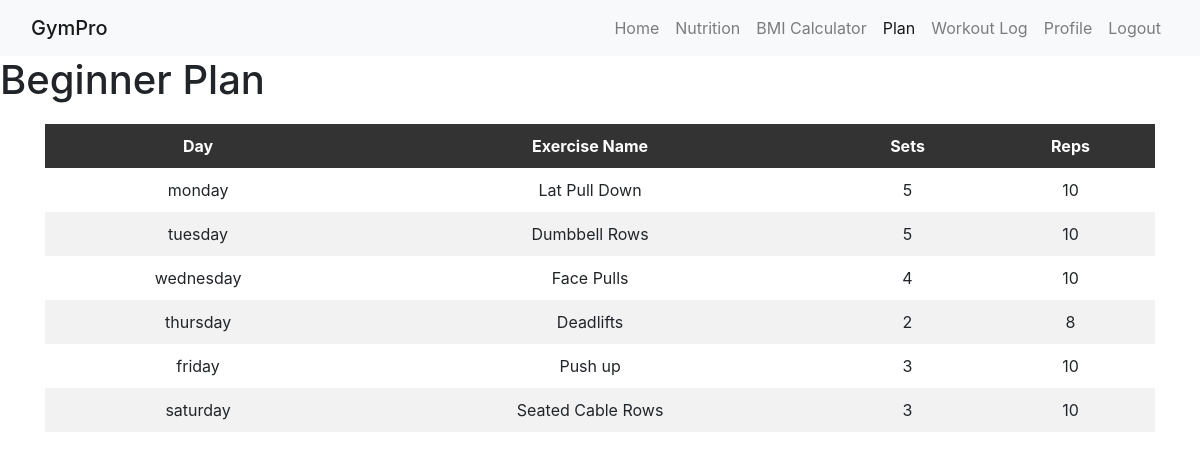
Screenshot of /beginner (signed in) with the database file from the repository.
### app.py (models this page shows)
class WorkoutPlan(db.Model):
    __table_args__ = (
        db.PrimaryKeyConstraint('day', 'goal', 'area'),
    )
    id = db.Column(db.Integer, autoincrement=True)
    day = db.Column(db.String(10), nullable=False)
    exercise_name = db.Column(db.String(100), nullable=False)
    sets = db.Column(db.Integer, nullable=False)
    reps = db.Column(db.Integer, nullable=False)
    level = db.Column(db.String(50), nullable=False)
    goal = db.Column(db.String(50), nullable=False)
    area = db.Column(db.String(50), nullable=False)
    info = db.Column(db.String(500), nullable=False)

### app.py (the view)
@app.route('/beginner')
def beginner_plan():
    user_id = session['user_id']  # Assuming you have a session for user authentication
    user = User.query.filter_by(id=user_id).first()
    user_goal = user.fitness_goal
    user_area = user.focus_area
    workout_plan = WorkoutPlan.query.filter_by(level='beginner', goal=user_goal, area=user_area).all()
    if workout_plan:
        days_order = ['Monday', 'Tuesday', 'Wednesday', 'Thursday', 'Friday', 'Saturday']
        exercise_lengths = {}
        for day in days_order:
            exercise_lengths[day] = len([exercise for exercise in workout_plan if exercise.day == day])
        return render_template('beginner_plan.html', workout_plan=workout_plan, exercise_lengths=exercise_lengths)
    else:
        return redirect(url_for('dashboard'))

### Templates/beginner_plan.html (shortened to what this page needs)
<!DOCTYPE html>
<html lang="en">
<head>
    <link rel="stylesheet" href="https://stackpath.bootstrapcdn.com/bootstrap/4.5.2/css/bootstrap.min.css">
</head>
<body>
    <nav class="navbar sticky-top navbar-expand-lg navbar-light bg-light">
        <div class="container-fluid">
            <span class="navbar-brand mb-0 h1">GymPro</span>
            <div class="collapse navbar-collapse" id="navbarSupportedContent">
                <ul class="navbar-nav ml-auto">
                    <li class="nav-item">
                        <a class="nav-link" href="{{ url_for('dashboard') }}">Home</a>
                    </li>
                    <li class="nav-item">
                        <a class="nav-link" href="{{ url_for('nutrition') }}">Nutrition</a>
                    </li>
                    <li class="nav-item">
                        <a class="nav-link" href="{{ url_for('bmi') }}">BMI Calculator</a>
                    </li>
                    <li class="nav-item active">
                        <a class="nav-link" href="{{ url_for('plan') }}">Plan</a>
                    </li>
                    <li class="nav-item">
                        <a class="nav-link" href="{{ url_for('workout_log') }}">Workout Log</a>
                    </li>
                    <li class="nav-item">
                        <a class="nav-link" href="{{ url_for('profile') }}">Profile</a>
                    </li>
                    <li class="nav-item">
                        <a class="nav-link" href="{{ url_for('logout') }}">Logout</a>
                    </li>
                </ul>
            </div>
        </div>
    </nav>
    <h1> Beginner Plan </h1>
    <div class="container">
        <table>
            <thead>
                <tr>
                    <th class="header-highlight">Day</th>
                    <th class="header-highlight">Exercise Name</th>
                    <th class="header-highlight">Sets</th>
                    <th class="header-highlight">Reps</th>
                </tr>
            </thead>
            <tbody>
                {% set days_order = ['monday', 'tuesday', 'wednesday', 'thursday', 'friday', 'saturday'] %}
                {% for day in days_order %}
                {% for exercise in workout_plan if exercise.day == day %}
                    <tr>
                        <td rowspan="{{ exercise_lengths[day] }}">{{ day }}</td>
                        <td>{{ exercise.exercise_name }}</td>
                        <td>{{ exercise.sets }}</td>
                        <td>{{ exercise.reps }}</td>
                    </tr>
                {% endfor %}
            {% endfor %}
            </tbody>
        </table>
    </div>
</body>
</html>

### Templates/beginner_plan.html (style rules this page uses)
body { background-color:light; }
table { width: 100%; border-collapse: collapse; margin-top: 20px; }
th, td { padding: 10px; text-align: center; }
th { background-color: #333; color: #fff; }
tr:nth-child(even) { background-color: #f2f2f2; }
th.header-highlight { background-color: #333; color: #fff; }

### rows the page displays
WorkoutPlan: day "monday", exercise_name "Lat Pull Down", sets "5", reps "10"
WorkoutPlan: day "tuesday", exercise_name "Dumbbell Rows", sets "5", reps "10"
WorkoutPlan: day "wednesday", exercise_name "Face Pulls", sets "4", reps "10"
WorkoutPlan: day "thursday", exercise_name "Deadlifts", sets "2", reps "8"
WorkoutPlan: day "friday", exercise_name "Push up", sets "3", reps "10"
WorkoutPlan: day "saturday", exercise_name "Seated Cable Rows", sets "3", reps "10"
